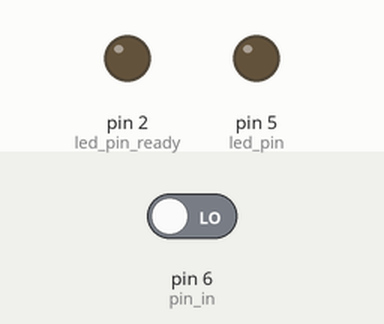
This sketch was run on a simulated Arduino Uno, built with avr-gcc and run on an emulated ATmega328P. Shown: output pins drawn as LEDs (lit = HIGH). Dashed ring = blinking. The test bench sets the inputs (shaded band); at power-on: pin 6 (pin_in) LOW. No radio packets arrive unless stated; what the sketch prints to the serial monitor is not drawn.

Above: at 1.3 s.
1.4 s: pin 6 (pin_in) driven HIGH
At 1.68 s:
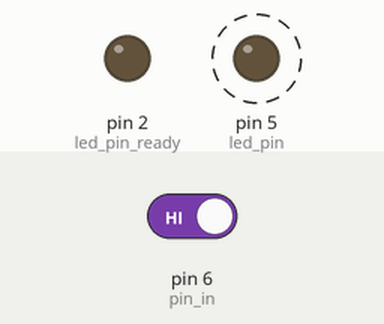
4.4 s: pin 6 (pin_in) driven LOW
At 4.4 s:
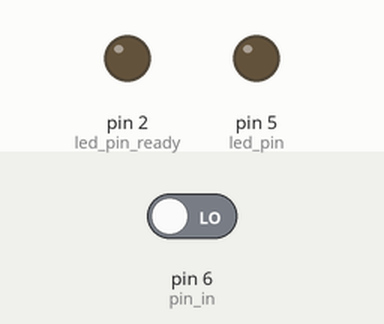
Timing chart, 0 to 7.4 s (numbered marks = the images above; inputs shaded):
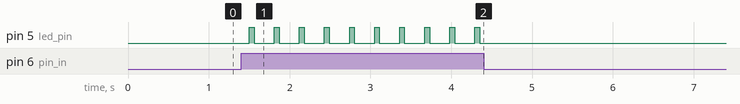

The sketch:

transmit_temporary_nano.ino
```cpp
#include <VirtualWire.h>

const int led_pin = 5;
const int transmit_pin = 12;
const int transmit_on_pin = 3;
const int led_pin_ready = 2;
const int pin_in = 6;

int nadawac = 0;

void setup() {
  // put your setup code here, to run once:
  pinMode(led_pin, OUTPUT);
  pinMode(led_pin_ready, OUTPUT);
  pinMode(pin_in,INPUT);

   Serial.begin(9600);
  vw_set_tx_pin(transmit_pin);
 // vw_set_rx_pin(receive_pin);
  vw_set_ptt_pin(transmit_on_pin);
  vw_set_ptt_inverted(true);
  vw_setup(2000);


}

void loop() {

  char msg[1] = {'l'};
  // put your main code here, to run repeatedly:

  nadawac = digitalRead(pin_in);

   //receive_data();
   Serial.print(nadawac);
    digitalWrite(led_pin,LOW);
  if(nadawac == 1)
  {
    transmit_data(msg,1);
   // digitalWrite(led_pin,HIGH);
  }
  delay(250);
 //  receive_data();
}

void transmit_data(char msg[], int length)
{
   digitalWrite(led_pin,HIGH);
   vw_send((uint8_t*)msg,length);
   vw_wait_tx();
   digitalWrite(led_pin, LOW);
}

void receive_data()
{
  uint8_t buffer[VW_MAX_MESSAGE_LEN];
  uint8_t buffer_l = VW_MAX_MESSAGE_LEN;
 // Serial.print("elo");
  if(vw_get_message(buffer, &buffer_l))
  {
    int i;
    Serial.print("Received: ");
    for(i = 0;i< buffer_l; i++)
    {

       Serial.print((char *)buffer[i]);
       Serial.print(' ');
    }
    Serial.println();
    // dodac diode receivera
  }
}
```

Measured:
- after the input at 1.4 s, pin 5 (led_pin): alternates HIGH for 0.06 s and LOW for 0.25 s, starting after 0.10 s
- after the input at 4.4 s, pin 5 (led_pin): stops changing and stays LOW
